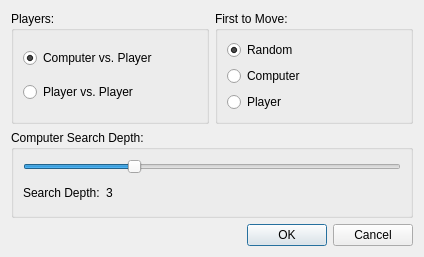
<?xml version="1.0" encoding="UTF-8"?>
<ui version="4.0">
 <class>NewGameDialog</class>
 <widget class="QDialog" name="NewGameDialog">
  <property name="geometry">
   <rect>
    <x>0</x>
    <y>0</y>
    <width>424</width>
    <height>257</height>
   </rect>
  </property>
  <property name="windowTitle">
   <string>Ultimate TTT - New Game</string>
  </property>
  <layout class="QGridLayout" name="gridLayout">
   <item row="0" column="0">
    <widget class="QGroupBox" name="groupBox_2">
     <property name="title">
      <string>Players:</string>
     </property>
     <layout class="QVBoxLayout" name="verticalLayout">
      <item>
       <widget class="QRadioButton" name="vsComputerRadio">
        <property name="text">
         <string>Computer vs. Player</string>
        </property>
        <property name="checked">
         <bool>true</bool>
        </property>
       </widget>
      </item>
      <item>
       <widget class="QRadioButton" name="vsPlayerRadio">
        <property name="text">
         <string>Player vs. Player</string>
        </property>
       </widget>
      </item>
     </layout>
    </widget>
   </item>
   <item row="0" column="1">
    <widget class="QGroupBox" name="firstToMoveGroup">
     <property name="title">
      <string>First to Move:</string>
     </property>
     <layout class="QVBoxLayout" name="verticalLayout_2">
      <item>
       <widget class="QRadioButton" name="randomRadio">
        <property name="text">
         <string>Random</string>
        </property>
        <property name="checked">
         <bool>true</bool>
        </property>
       </widget>
      </item>
      <item>
       <widget class="QRadioButton" name="computerRadio">
        <property name="text">
         <string>Computer</string>
        </property>
       </widget>
      </item>
      <item>
       <widget class="QRadioButton" name="playerRadio">
        <property name="text">
         <string>Player</string>
        </property>
       </widget>
      </item>
     </layout>
    </widget>
   </item>
   <item row="2" column="0" colspan="2">
    <widget class="QDialogButtonBox" name="buttonBox">
     <property name="orientation">
      <enum>Qt::Horizontal</enum>
     </property>
     <property name="standardButtons">
      <set>QDialogButtonBox::Cancel|QDialogButtonBox::Ok</set>
     </property>
    </widget>
   </item>
   <item row="1" column="0" colspan="2">
    <widget class="QGroupBox" name="depthGroup">
     <property name="title">
      <string>Computer Search Depth:</string>
     </property>
     <layout class="QVBoxLayout" name="verticalLayout_3">
      <item>
       <layout class="QHBoxLayout" name="horizontalLayout_2">
        <item>
         <widget class="QSlider" name="depthSlider">
          <property name="minimum">
           <number>1</number>
          </property>
          <property name="maximum">
           <number>8</number>
          </property>
          <property name="value">
           <number>3</number>
          </property>
          <property name="orientation">
           <enum>Qt::Horizontal</enum>
          </property>
         </widget>
        </item>
       </layout>
      </item>
      <item>
       <layout class="QHBoxLayout" name="horizontalLayout">
        <property name="spacing">
         <number>-1</number>
        </property>
        <item>
         <widget class="QLabel" name="label_3">
          <property name="text">
           <string>Search Depth:</string>
          </property>
         </widget>
        </item>
        <item>
         <widget class="QLabel" name="depthValue">
          <property name="text">
           <string>3</string>
          </property>
         </widget>
        </item>
        <item>
         <spacer name="horizontalSpacer">
          <property name="orientation">
           <enum>Qt::Horizontal</enum>
          </property>
          <property name="sizeHint" stdset="0">
           <size>
            <width>40</width>
            <height>20</height>
           </size>
          </property>
         </spacer>
        </item>
       </layout>
      </item>
     </layout>
    </widget>
   </item>
  </layout>
 </widget>
 <resources/>
 <connections>
  <connection>
   <sender>buttonBox</sender>
   <signal>accepted()</signal>
   <receiver>NewGameDialog</receiver>
   <slot>accept()</slot>
   <hints>
    <hint type="sourcelabel">
     <x>248</x>
     <y>254</y>
    </hint>
    <hint type="destinationlabel">
     <x>157</x>
     <y>274</y>
    </hint>
   </hints>
  </connection>
  <connection>
   <sender>buttonBox</sender>
   <signal>rejected()</signal>
   <receiver>NewGameDialog</receiver>
   <slot>reject()</slot>
   <hints>
    <hint type="sourcelabel">
     <x>316</x>
     <y>260</y>
    </hint>
    <hint type="destinationlabel">
     <x>286</x>
     <y>274</y>
    </hint>
   </hints>
  </connection>
  <connection>
   <sender>vsPlayerRadio</sender>
   <signal>toggled(bool)</signal>
   <receiver>firstToMoveGroup</receiver>
   <slot>setDisabled(bool)</slot>
   <hints>
    <hint type="sourcelabel">
     <x>100</x>
     <y>79</y>
    </hint>
    <hint type="destinationlabel">
     <x>297</x>
     <y>56</y>
    </hint>
   </hints>
  </connection>
  <connection>
   <sender>vsPlayerRadio</sender>
   <signal>toggled(bool)</signal>
   <receiver>depthGroup</receiver>
   <slot>setDisabled(bool)</slot>
   <hints>
    <hint type="sourcelabel">
     <x>100</x>
     <y>79</y>
    </hint>
    <hint type="destinationlabel">
     <x>199</x>
     <y>170</y>
    </hint>
   </hints>
  </connection>
  <connection>
   <sender>depthSlider</sender>
   <signal>valueChanged(int)</signal>
   <receiver>depthValue</receiver>
   <slot>setNum(int)</slot>
   <hints>
    <hint type="sourcelabel">
     <x>197</x>
     <y>159</y>
    </hint>
    <hint type="destinationlabel">
     <x>198</x>
     <y>197</y>
    </hint>
   </hints>
  </connection>
 </connections>
</ui>
